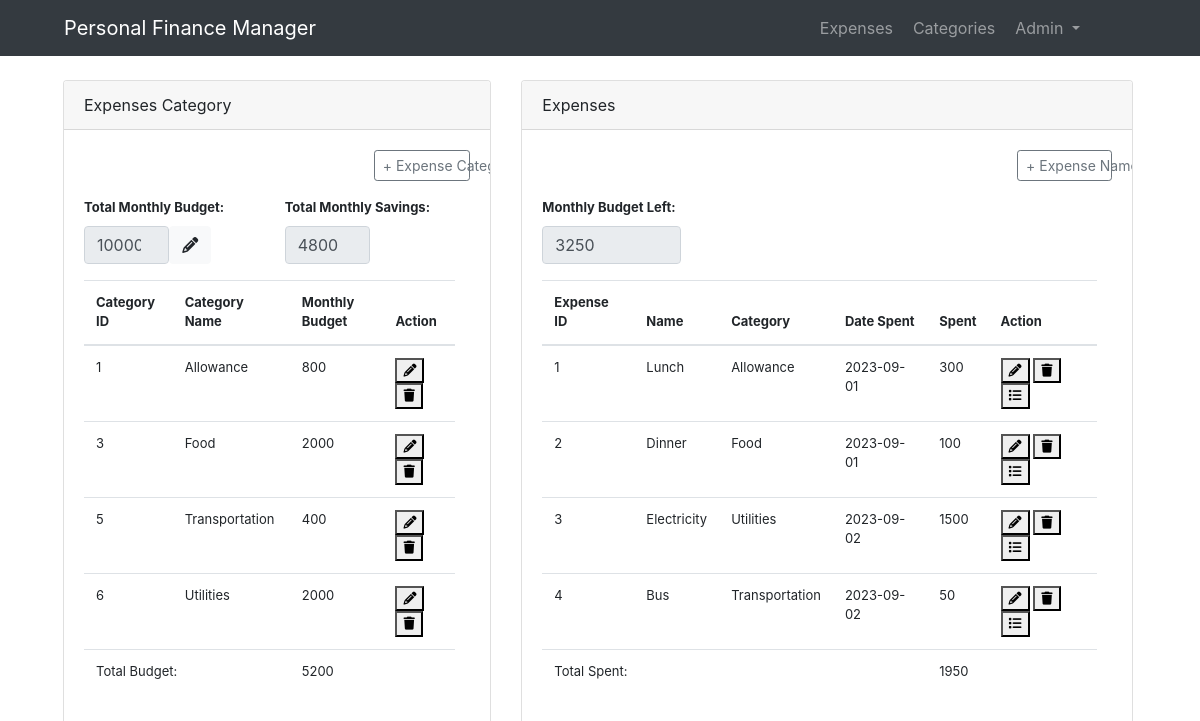
The page /dashboard.php (signed in) on the database its author committed.
### tables this page shows
CREATE TABLE `tbl_budget` (
  `tbl_budget_id` int(11) NOT NULL,
  `monthly_budget` int(11) NOT NULL
);

CREATE TABLE `tbl_expense_category` (
  `tbl_expense_category_id` int(11) NOT NULL AUTO_INCREMENT,
  `category_name` text NOT NULL,
  `category_budget` int(11) NOT NULL,
  PRIMARY KEY (`tbl_expense_category_id`)
);

CREATE TABLE `tbl_expense` (
  `tbl_expense_id` int(11) NOT NULL AUTO_INCREMENT,
  `tbl_expense_category_id` int(11) NOT NULL,
  `expense_name` text NOT NULL,
  `expense_date` date NOT NULL,
  `expense_spent` int(11) NOT NULL,
  `expense_description` text NOT NULL,
  PRIMARY KEY (`tbl_expense_id`)
);

### dashboard.php (the view, shortened to what this page needs)
<?php
include_once "auth.php";
?>
<!DOCTYPE html>
<html lang="en">
<head>
    <link rel="stylesheet" href="https://cdn.jsdelivr.net/npm/bootstrap@4.0.0/dist/css/bootstrap.min.css">
    <link rel="stylesheet" href="https://cdnjs.cloudflare.com/ajax/libs/font-awesome/6.4.2/css/all.min.css" />
</head>
<body>
<?php include_once SITE_PATH."includes/header.php"; ?>
    <div class="main-panel mt-4 ml-5 col-11">
        <div class="row">
            <div class="col-md-5">
                <div class="card">
                    <div class="card-header">
                        Expenses Category
                    </div>
                    <div class="card-body">
                        <button type="button" class="btn btn-sm btn-outline-secondary col-md-3 float-right" data-toggle="modal" data-target="#expenseCategoryModal">&#43; Expense Category</button>
                        <div class="data-item">
                            <ul class="list-group col-md-12 mt-5">
                            <div class="row">
                                <div class="col">
                                    <label for="monthlyBudget"><strong>Total Monthly Budget: </strong></label>
                                    <div style="display: flex; align-items: center;">
                                        <?php
                                        $stmt = $conn->prepare("SELECT * FROM `tbl_budget`");
                                        $stmt->execute();
                                        $result = $stmt->fetch();
                                        if ($result) {
                                            $monthlyBudget = $result['monthly_budget'];
                                        } else {
                                            $monthlyBudget = 0;
                                        }
                                        ?>
                                        <input type="number" class="form-control col-6" name="monthly_budget" id="monthlyBudget" value="<?php echo $monthlyBudget; ?>" readonly>
                                        <button type="button" class="btn btn-light" id="editButton" title="Edit" data-toggle="modal" data-target="#monthlyBudgetModal">
                                            <i class="fa-solid fa-pencil"></i>
                                        </button>
                                    </div>
                                </div>
                                <div class="col">
                                    <label for="monthlySavings"><strong>Total Monthly Savings: </strong></label>
                                    <input type="text" class="form-control col-6" name="monthly_savings" id="monthlySavings" value="0" readonly>
                                </div>
                            </div>
                                <table class="table table-hover mt-3">
                                    <thead>
                                        <tr>
                                            <th scope="col">Category ID</th>
                                            <th scope="col">Category Name</th>
                                            <th scope="col">Monthly Budget</th>
                                            <th scope="col">Action</th>
                                        </tr>
                                    </thead>
                                    <tbody>
                                        <?php
                                            $stmt = $conn->prepare("SELECT * FROM `tbl_expense_category`");
                                            $stmt->execute();
                                            $result = $stmt->fetchAll();
                                            foreach ($result as $row) {
                                                $categoryID = $row['tbl_expense_category_id'];
                                                $categoryName = $row['category_name'];
                                                $categoryBudget = $row['category_budget'];
                                                ?>
                                                <tr>
                                                    <td id="categoryID-<?= $categoryID ?>"><?php echo $categoryID ?></td>
                                                    <td id="categoryName-<?= $categoryID ?>"><?php echo $categoryName ?></td>
                                                    <td id="categoryBudget-<?= $categoryID ?>"><?php echo $categoryBudget?></td>
                                                    <td>
                                                        <div>
                                                            <button type="submit" title="Edit" onclick="update_category('<?php echo $categoryID ?>')"><i class="fa-solid fa-pencil"></i></button>
                                                            <button type="button" title="Remove"><i class="fa-solid fa-trash" onclick="delete_category('<?php echo $categoryID ?>')"></i></button>
                                                        </div>
                                                    </td>
                                                </tr>
                                                <?php
                                            }
                                        ?>
                                        <tr>
                                            <td colspan="2">Total Budget: </td>
                                            <td colspan="2"><span id="totalBudget">0</span></td>
                                        </tr>
                                    </tbody>
                                </table>
                            </ul>
                        </div>
                    </div>
                </div>
            </div>
            <div class="col-md-7">
                <div class="card">
                    <div class="card-header">
                        Expenses
                    </div>
                    <div class="card-body">
                        <button type="button" class="btn btn-sm btn-outline-secondary col-md-2 float-right" data-toggle="modal" data-target="#expenseModal">&#43; Expense Name</button>
                        <div class="data-item">
                            <ul class="list-group col-md-12 mt-5">
                                <div class="row">
                                    <div class="col">
                                        <label for="monthlyBudgetInputLeft"><strong>Monthly Budget Left: </strong></label>
                                        <input type="text" class="form-control col-3" name="monthly_budget_left" id="monthlyBudgetInputLeft" value="0" readonly>
                                    </div>
                                </div>
                                <table class="table table-hover mt-3">
                                    <thead>
                                        <tr>
                                        <th scope="col">Expense ID</th>
                                        <th scope="col">Name</th>
                                        <th scope="col">Category</th>
                                        <th scope="col">Date Spent</th>
                                        <th scope="col">Spent</th>
                                        <th scope="col">Action</th>
                                        </tr>
                                    </thead>
                                    <tbody>
                                        <?php
                                        $stmt = $conn->prepare("
                                            SELECT
                                                `tbl_expense`.`tbl_expense_id`,
                                                `tbl_expense_category`.`tbl_expense_category_id`,
                                                `tbl_expense`.`expense_name`,
                                                `tbl_expense_category`.`category_name`,
                                                `tbl_expense`.`expense_date`,
                                                `tbl_expense`.`expense_spent`,
                                                `tbl_expense`.`expense_description`
                                            FROM
                                                `tbl_expense`
                                            LEFT JOIN tbl_expense_category ON
                                                `tbl_expense`.`tbl_expense_category_id` = `tbl_expense_category`.`tbl_expense_category_id`
                                        ");
                                        $stmt->execute();
                                        $result = $stmt->fetchAll();
                                        foreach ($result as $row) {
                                            $expenseID = $row['tbl_expense_id'];
                                            $expenseName = $row['expense_name'];
                                            $categoryName = $row['category_name'];
                                            $expenseDate = $row['expense_date'];
                                            $expenseSpent = $row['expense_spent'];
                                            ?>
                                            <tr>
                                                <td id="expenseID-<?= $expenseID ?>"><?php echo $expenseID ?></td>
                                                <td id="expenseName-<?= $expenseID ?>"><?php echo $expenseName ?></td>
                                                <td id="categoryName-<?= $expenseID ?>"><?php echo $categoryName ?></td>
                                                <td id="expenseDate-<?= $expenseID ?>"><?php echo $expenseDate ?></td>
                                                <td id="expenseSpent-<?= $expenseID ?>"><?php echo $expenseSpent ?></td>
                                                <td>
                                                    <div>
                                                        <button type="submit" title="Edit" onclick="update_expense('<?php echo $expenseID ?>')"><i class="fa-solid fa-pencil"></i></button>
                                                        <button type="button" title="Remove" onclick="delete_expense('<?php echo $expenseID ?>')"><i class="fa-solid fa-trash"></i></button>
                                                        <button type="button" title="View" data-toggle="collapse" data-target="#expenseDescriptionView-<?php echo $expenseID ?>"><i class="fa-solid fa-list"></i></button>
                                                    </div>
                                                </td>
                                            </tr>
                                            <?php
                                        }
                                        ?>
                                        <tr>
                                            <td colspan="4">Total Spent: </td>
                                            <td colspan="2"><span id="totalSpent">0</span></td>
                                        </tr>
                                    </tbody>
                                </table>
                            </ul>
                        </div>
                    </div>
                </div>
            </div>
        </div>
    </div>
</body>
</html>

### includes/header.php (shortened to what this page needs)
<nav class="navbar navbar-expand-lg navbar-dark bg-dark col-12">
  <a class="navbar-brand ml-5" href="#">Personal Finance Manager</a>
  <?php if (isset($_SESSION['MAIN'])) { ?>
  <div class="collapse navbar-collapse" id="navbarSupportedContent">
    <ul class="navbar-nav ml-auto mr-5">
      <li class="nav-item dropdown mr-1">
        <a class="nav-link" href="<?php echo SITE_URL;?>expenses.php">
          Expenses
        </a>
      </li>
      <li class="nav-item dropdown mr-1">
        <a class="nav-link" href="<?php echo SITE_URL;?>categories.php">
          Categories
        </a>
      </li>
      <li class="nav-item dropdown mr-5">
        <a class="nav-link dropdown-toggle" href="javascript:;" id="navbarDropdown" data-toggle="dropdown" aria-haspopup="true" aria-expanded="false">
          <?php echo $_SESSION['NAME'];?>
        </a>
      </li>
    </ul>
  </div>
  <?php } ?>
</nav>

### dashboard.php (style rules this page uses)
.card-body { font-size: small; }
.main-panel, .card { margin: auto; height: 90vh; overflow-y: auto; }

### rows shown on the page
tbl_budget: monthly_budget "10000"
tbl_expense_category: tbl_expense_category_id "1", category_name "Allowance", category_budget "800"
tbl_expense_category: tbl_expense_category_id "3", category_name "Food", category_budget "2000"
tbl_expense_category: tbl_expense_category_id "5", category_name "Transportation", category_budget "400"
tbl_expense_category: tbl_expense_category_id "6", category_name "Utilities", category_budget "2000"
tbl_expense: tbl_expense_id "1", expense_name "Lunch", tbl_expense_category.category_name "Allowance", expense_date "2023-09-01", expense_spent "300"
tbl_expense: tbl_expense_id "2", expense_name "Dinner", tbl_expense_category.category_name "Food", expense_date "2023-09-01", expense_spent "100"
tbl_expense: tbl_expense_id "3", expense_name "Electricity", tbl_expense_category.category_name "Utilities", expense_date "2023-09-02", expense_spent "1500"
tbl_expense: tbl_expense_id "4", expense_name "Bus", tbl_expense_category.category_name "Transportation", expense_date "2023-09-02", expense_spent "50"

### other values the page prints
$_SESSION['NAME'] "Admin"
